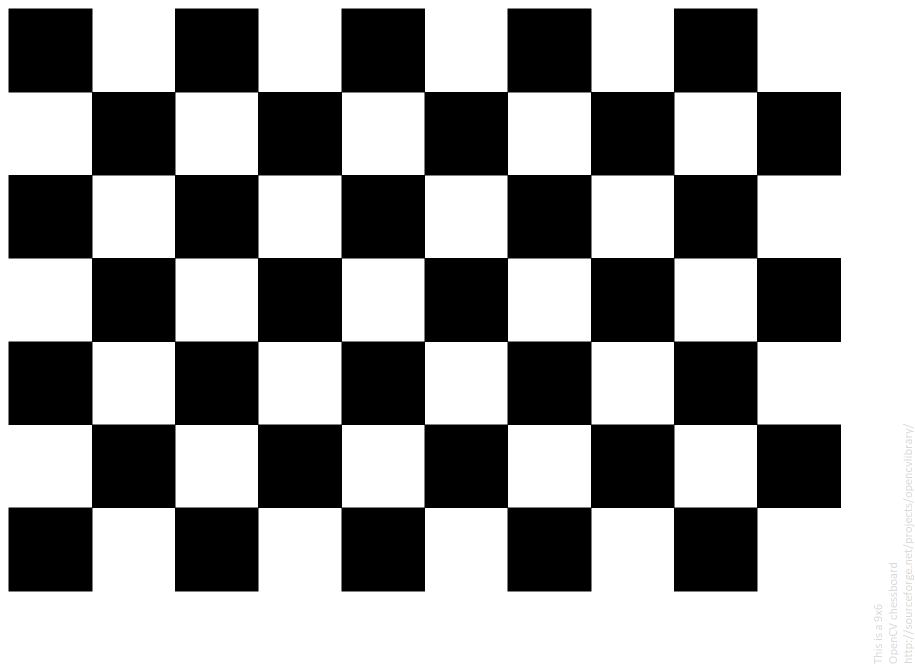
#> input picture images/pattern_chessboard.png, 1830 x 1330 px (shown at 1/2 size)
$ python lesson_05_corner_detection.py
#> lines starting #> are read from the running program, lines starting #| are printed output that depends on the picture; after the words box and inside, x2 and y2 are one past the last pixel; in counts of white or black regions, pixels touching at a corner belong together
### utils/safe_imread.py
import cv2
from pathlib import Path

def safe_imread(image_name: str, flag: int = cv2.IMREAD_COLOR) -> cv2.typing.MatLike:
    '''
    safe_imread is a guarded function for cv2.imread so that relative paths do not always return None.

    **IMPORTANT:** Use just the filename (ie. my_image.jpg), this function automatically resolves the path to "/images"
    '''

    # Build the path and verify it exists
    full_path = Path(__file__).resolve().parents[1] / "images" / image_name

    if not full_path.is_file():
        raise FileNotFoundError(f'*ERROR - Could not resolve path {full_path}')

    img = cv2.imread(str(full_path), flag)

    # guard against unknown image paths, which results in img = None
    if img is None:
        raise ValueError(f'*ERROR - Could not read {full_path}')

    return img

### lessons/lesson_05_corner_detection.py
import cv2
import numpy as np

from utils.safe_imread import safe_imread
from lessons.base import Lesson, Preview

IMAGE_NAME = 'pattern_chessboard.png'


def source() -> cv2.typing.MatLike:
    ''' The chessboard at half size - the full 1830x1330 is more pixels than we need. '''
    return cv2.resize(safe_imread(IMAGE_NAME), (0, 0), fx=0.5, fy=0.5)
#> in safe_imread, img is the input picture: shape (1330, 1830, 3); mean B, G, R 152.2, 152.2, 152.2


def find_corners(img: cv2.typing.MatLike) -> np.ndarray:
    ''' Shi-Tomasi corner detection, cast to integers so the points can index pixels. '''

    # Convert to grayscale, this simplifies the algorithm detection
    gray_img = cv2.cvtColor(img, cv2.COLOR_BGR2GRAY)

    # Parametes:
    # * image source,
    # * number of good corners,
    # * minimum corner quality,
    # * minimum euclidean distance
    corners = cv2.goodFeaturesToTrack(gray_img, 100, 0.5, 20)

    return corners.astype(np.intp)  # cast values to integers


def draw_corners(img: cv2.typing.MatLike, corners: np.ndarray, radius: int = 4) -> cv2.typing.MatLike:
    '''
    Mark every detected corner with a filled blue dot.

    `radius` is a parameter only so the TUI can ask for fatter dots. A 4px dot on a
    915px wide image is well under one character cell once it is scaled down to text.
    '''

    for corner in corners:
        x, y = corner.ravel()  # flatten the array (ie [[[0, 1, 2], ...]] = [0, 1, 2, ...])

        # draw the corner
        cv2.circle(img, (x, y), radius, (255, 0, 0), -1)

    return img


def draw_connections(img: cv2.typing.MatLike, corners: np.ndarray) -> cv2.typing.MatLike:
    ''' Draw a randomly colored line between every pair of corners. '''

    for i in range(len(corners)):
        for j in range(i + 1, len(corners)):
            corner1 = tuple(corners[i][0])
            corner2 = tuple(corners[j][0])

            # map each value as an integer and make it a tuple
            color = tuple(map(lambda x: int(x), np.random.randint(0, 255, size=3)))
            cv2.line(img, corner1, corner2, color, 1)

    return img


def corners_only(radius: int = 4) -> cv2.typing.MatLike:
    img = source()
    return draw_corners(img, find_corners(img), radius)


def corners_and_lines() -> cv2.typing.MatLike:
    img = source()
#> in source, `return cv2.resize(safe_imread(IMAGE_NAME), (0, 0), fx=0.5, fy=0.5)`:
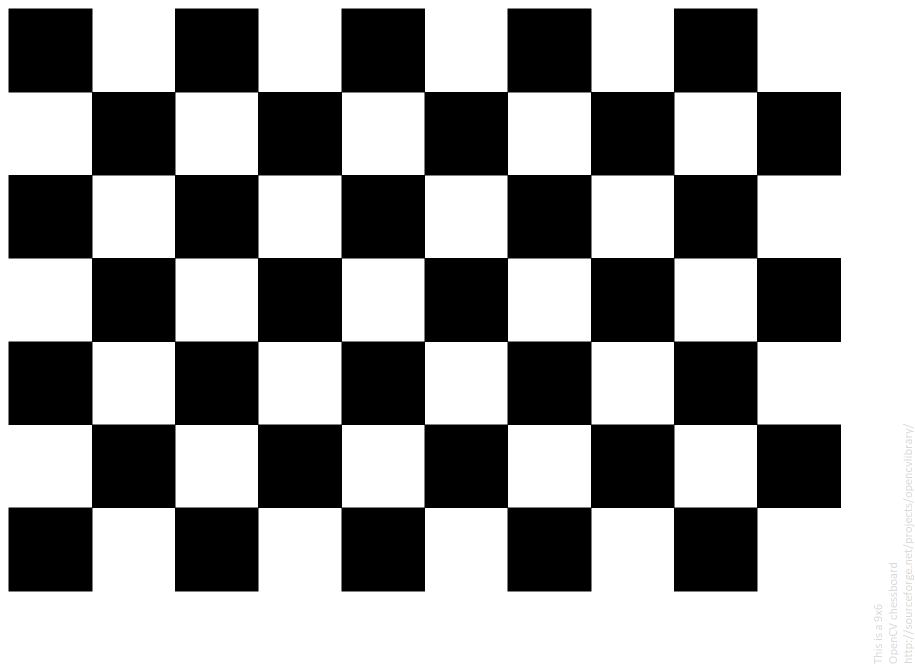
#> returned value: shape (665, 915, 3); mean of channels 0, 1, 2 152.2, 152.2, 152.2; drawn as B, G, R
    corners = find_corners(img)
#> in find_corners, `corners = cv2.goodFeaturesToTrack(gray_img, 100, 0.5, 20)`: corners = 86 rows, first 8: [673, 508], [425, 508], [174, 508], [756, 425], [590, 425], [508, 425], [342, 425], [257, 425]

    draw_corners(img, corners)

    # Cropping white space of the image used out.
    # NOTE: this is a VIEW into img, not a copy, so the lines drawn below still
    # show up here even though they are drawn after the crop.
    cropped_image = img[0:600, 0:800]

    # Draw random lines between each corner
    draw_connections(img, corners)

    return cropped_image


def run() -> None:
    '''
    Find corners with Shi-Tomasi, then draw them and connect them.

    cv2.goodFeaturesToTrack(), cv2.circle(), cv2.line()
    '''

    cv2.imshow('image', corners_and_lines())
#> the loop in draw_corners, `for corner in corners:` made 86 passes
#> (x, y) on passes 1 to 12: (673, 508), (425, 508), (174, 508), (756, 425), (590, 425), (508, 425), (342, 425), (257, 425), (91, 425), (673, 342), (425, 342), (174, 342)
#> after the loop in draw_corners, `for corner in corners:`:
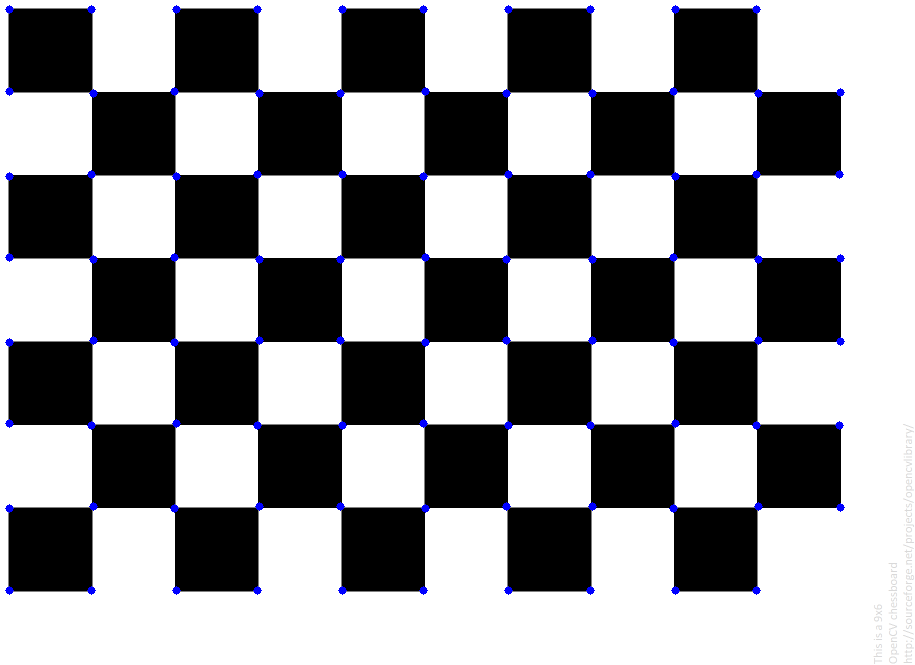
#> img: shape (665, 915, 3); 0.69% of pixels changed, all inside (x1, y1, x2, y2) = (5, 5, 845, 595); drawn as B, G, R
#> in corners_and_lines, `cropped_image = img[0:600, 0:800]`:
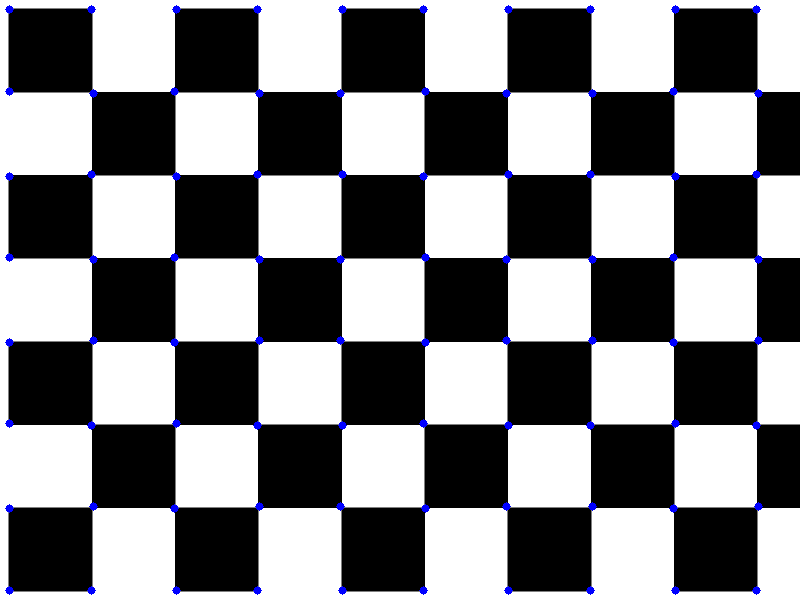
#> cropped_image: shape (600, 800, 3); mean of channels 0, 1, 2 131.3, 129.3, 129.3; drawn as B, G, R
#> the loop in draw_connections, `for i in range(len(corners)):` made 86 passes
#> after the loop in draw_connections, `for i in range(len(corners)):`:
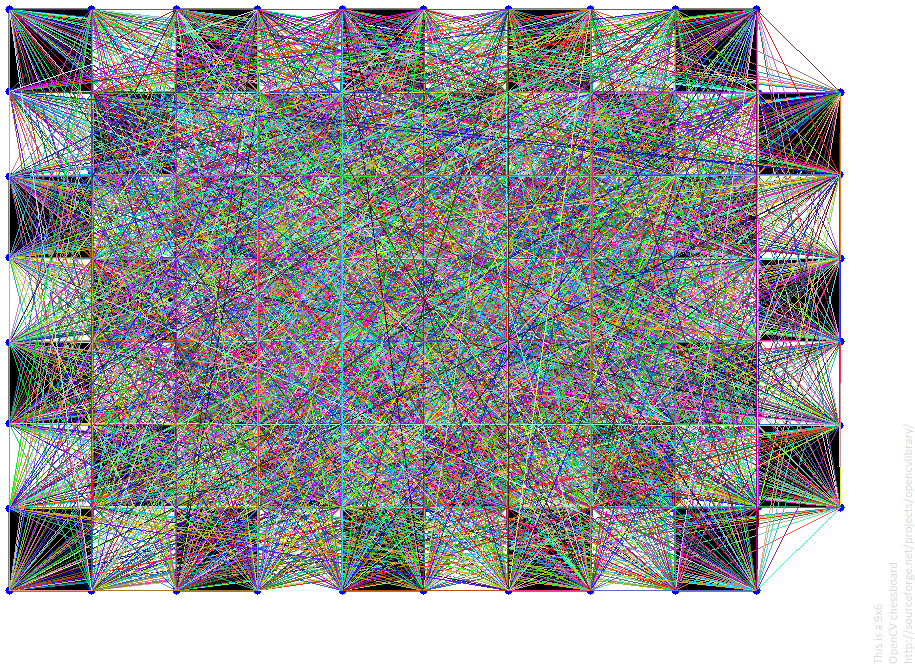
#> img: shape (665, 915, 3); mean of channels 0, 1, 2 155.1, 153.5, 152.7; drawn as B, G, R
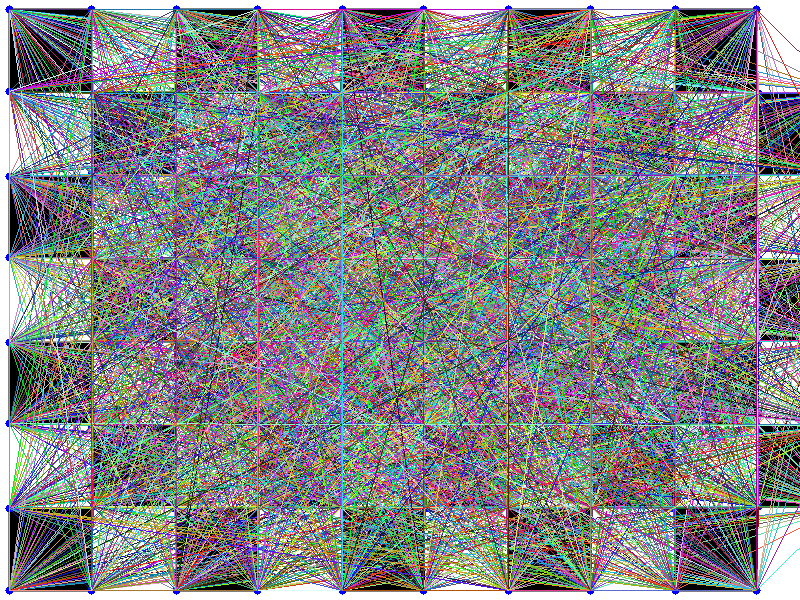
#> window 'image': shape (600, 800, 3); mean B, G, R 133.5, 131.6, 130.4

    cv2.waitKey(0)
    cv2.destroyAllWindows()


CONCEPTS = '''\
# Corner detection

## Why corners

A flat patch looks the same no matter which way you nudge it. An edge looks the same
if you slide *along* it. A **corner** changes under a nudge in every direction, which
makes it the one feature you can re-find reliably in another frame - the basis for
tracking, stitching, and camera calibration.

## goodFeaturesToTrack

```python
corners = cv2.goodFeaturesToTrack(gray, 100, 0.5, 20)
```

| Argument | Meaning |
| --- | --- |
| `gray` | **must** be single channel - convert first |
| `100` | keep at most the 100 strongest corners |
| `0.5` | quality level: discard anything below 50% of the best corner's score |
| `20` | minimum pixel distance between two kept corners |

Quality level is relative, not absolute. On a low-contrast image the "best" corner is
weak, so `0.5` of it is weaker still and you get junk. The distance argument is what
stops 30 detections from piling onto one corner.

## Shape of the result

`goodFeaturesToTrack` returns `(N, 1, 2)` float32 - an extra middle axis you almost
never want. `corner.ravel()` flattens one entry to `x, y`, and `.astype(np.intp)`
makes them usable as pixel coordinates. Drawing functions reject floats.

## Drawing

- `cv2.circle(img, (x, y), radius, color, -1)` - thickness `-1` means **filled**.
- Colors are `(B, G, R)`, so `(255, 0, 0)` is blue, not red.
- These functions draw **in place** and return nothing useful.

## The view-vs-copy trap in this lesson

`cropped_image = img[0:600, 0:800]` is a slice, so it is a *view* onto the same
buffer. The connecting lines are drawn onto `img` **after** that line runs - and they
still appear in the crop. Add `.copy()` and they would not.
'''

LESSON = Lesson(
    title="Lesson 05 - Corner Detection",
    summary="Shi-Tomasi corners, drawing circles and lines",
    run=run,
    concepts=CONCEPTS,
    previews=(
        Preview(
            label='Source',
            build=source,
            caption='Chessboard pattern resized to half scale.',
        ),
        Preview(
            label='Corners',
            build=lambda: corners_only(radius=14),
            caption='Up to 100 corners, quality 0.5, min 20px apart. Dots enlarged to survive the downscale.',
        ),
        Preview(
            label='Connected (cropped)',
            build=corners_and_lines,
            caption='Every pair joined by a random color line, then cropped to 800x600.',
        ),
    ),
)

if __name__ == "__main__":
    run()
